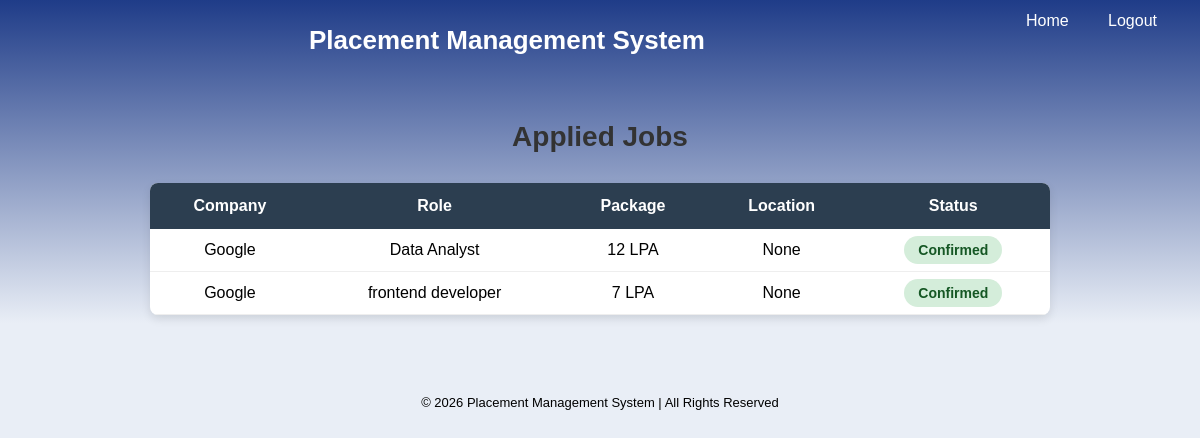
The app's page /applied_jobs/ (signed in) with its own data.
### pms_app/models.py (models this page shows, shortened)
class Application(models.Model):
    student = models.ForeignKey(Student, on_delete=models.CASCADE)
    job = models.ForeignKey(Job, on_delete=models.CASCADE)
    status = models.CharField(max_length=20, default="Applied")

class Job(models.Model):
    company = models.ForeignKey(Company, on_delete=models.CASCADE)
    role = models.CharField(max_length=100)
    package = models.IntegerField(help_text="Package in LPA")
    eligibility = models.CharField(max_length=200,blank=True, null=True)
    location = models.CharField(max_length=100,blank=True, null=True)
    job_mode = models.CharField(max_length=50,blank=True, null=True)

class Company(models.Model):
    name = models.CharField(max_length=100)
    email = models.EmailField(unique=True)
    password = models.CharField(max_length=100)

### pms_app/views.py (the view)
# urls.py: path('applied_jobs/', views.applied_jobs, name='applied_jobs'),
def applied_jobs(request):
    student_id = request.session.get('student_id')
    if not student_id:
        return redirect('student_login')
    student = Student.objects.get(id=student_id)
    applications = Application.objects.filter(student=student).select_related('job', 'job__company')
    return render(request, "students/applied_jobs.html", {"applications": applications})

### templates/students/applied_jobs.html (shortened to what this page needs)
{% extends 'base.html' %}
{% block content %}
<div class="container">
<h2>Applied Jobs</h2>
<table>
<tr>
<th>Company</th>
<th>Role</th>
<th>Package</th>
<th>Location</th>
<th>Status</th>
</tr>
{% for app in applications %}
<tr>
<td>{{ app.job.company.name }}</td>
<td>{{ app.job.role }}</td>
<td>{{ app.job.package }} LPA</td>
<td>{{ app.job.location }}</td>
<td>
{% if app.status == "Pending" or app.status == "Applied" %}
<span class="status pending">Pending</span>
{% elif app.status == "Confirmed" %}
<span class="status confirmed">Confirmed</span>
{% elif app.status == "Rejected" %}
<span class="status rejected">Rejected</span>
{% endif %}
</td>
</tr>
{% empty %}
<tr>
<td colspan="5" class="no-data">No applications yet</td>
</tr>
{% endfor %}
</table>
</div>
{% endblock %}

### static/css/style.css (style rules this page uses)
* { margin-top: 0; padding: 0; box-sizing: border-box; font-family: Arial, Helvetica, sans-serif; }
body { background: linear-gradient(to bottom, #1f3c88 0%, #e9eef6 40%); min-height: 100vh; }
.container { max-width: 900px; margin: 30px auto; }
.status { padding: 6px 12px; border-radius: 6px; font-weight: 600; font-size: 14px; }
.status.confirmed { background-color: #d4edda; color: #155724; }

### templates/students/applied_jobs.html (style rules this page uses)
.container { width:90%; margin:auto; margin-top:40px; }
h2 { text-align:center; margin-bottom:30px; font-size:28px; color:#333; }
table { width:100%; border-collapse:collapse; background:white; box-shadow:0 4px 10px rgba(0,0,0,0.1); border-radius:8px; overflow:hidden; }
th { background:#2c3e50; color:white; padding:14px; text-align:center; font-size:16px; }
td { padding:12px; text-align:center; border-bottom:1px solid #eee; }
.status { padding:6px 14px; border-radius:20px; font-size:14px; font-weight:600; }
.confirmed { background:#d4edda; color:#155724; }

### records on screen
Application: job.company.name "Google", job.role "Data Analyst", job.package "12", job.location "None", status "Confirmed"
Application: job.company.name "Google", job.role "frontend developer", job.package "7", job.location "None", status "Confirmed"
